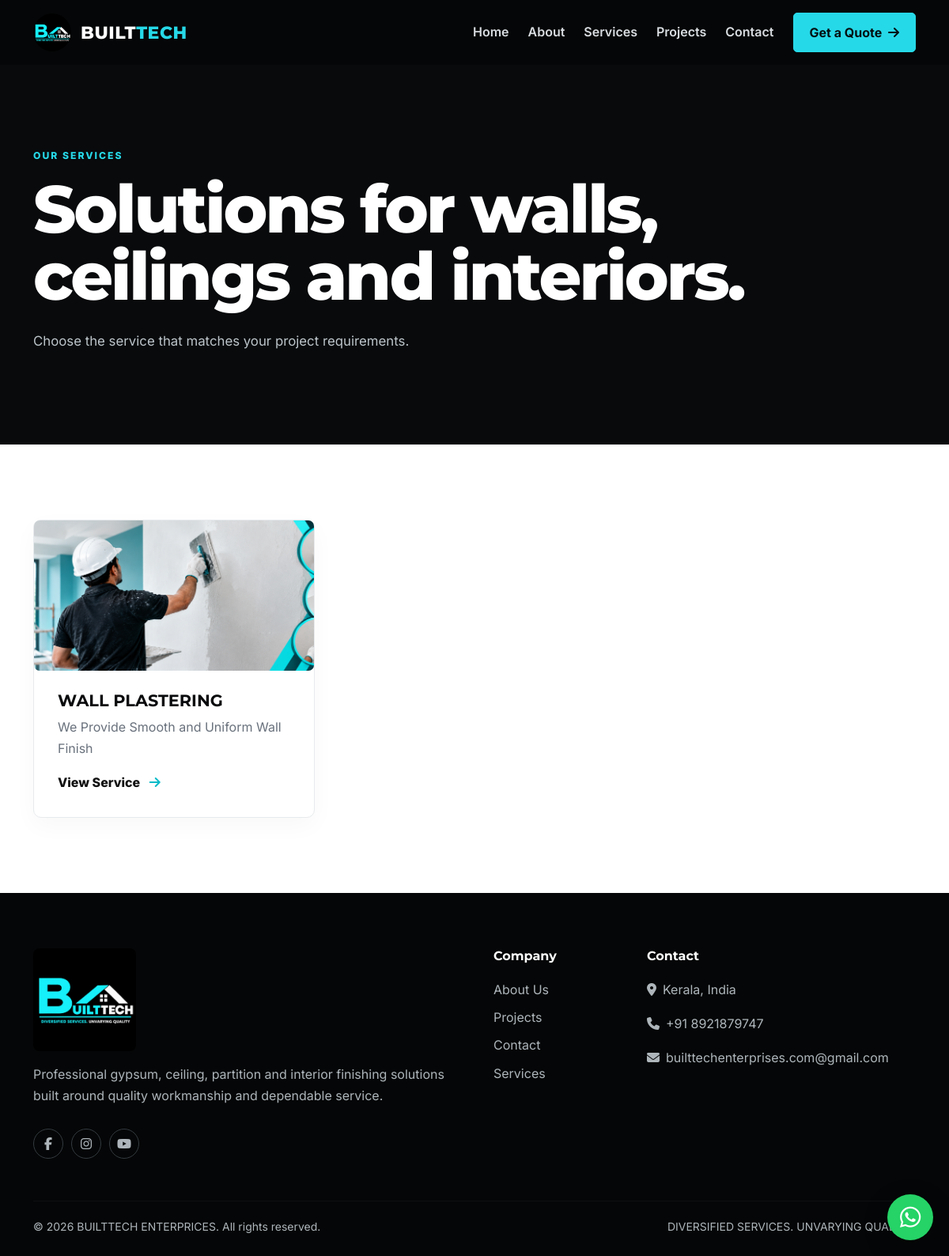
Page /services/ on the committed database.
### website/models.py (models this page shows, shortened)
class Service(models.Model):
    title = models.CharField(max_length=150)
    slug = models.SlugField(unique=True, blank=True)
    short_description = models.CharField(max_length=250)
    description = models.TextField()
    image = models.ImageField(upload_to="services/", blank=True, null=True)
    icon = models.CharField(max_length=50, default="fa-layer-group", help_text="Font Awesome icon class")
    featured = models.BooleanField(default=True)
    order = models.PositiveIntegerField(default=0)
    class Meta:
        ordering = ["order", "title"]
    def get_absolute_url(self):
        return reverse("service_detail", kwargs={"slug": self.slug})

### website/views.py (the view)
# urls.py: path("services/", views.services, name="services"),
def services(request):
    return render(request, "website/services.html", {"services": Service.objects.all()})

### website/context_processors.py (called while the page is built)
def company_info(request):
    return {
        "company_name": getattr(settings, "COMPANY_NAME", "BUILTTECH ENTERPRICES"),
        "company_phone": getattr(settings, "COMPANY_PHONE", "+91 8921879747"),
        "company_email": getattr(settings, "COMPANY_EMAIL", "builttechenterprises.com@gmail.com"),
        "company_whatsapp": getattr(settings, "COMPANY_WHATSAPP", "+91 8921879747"),
        "company_address": getattr(settings, "COMPANY_ADDRESS", "Kerala, India"),
    }

### website/templates/website/services.html (shortened to what this page needs)
{% extends "website/base.html" %}
{% block content %}
<section class="page-hero"><div class="container"><span class="eyebrow">OUR SERVICES</span><h1>Solutions for walls,<br>ceilings and interiors.</h1><p>Choose the service that matches your project requirements.</p></div></section>
<section class="section-padding"><div class="container"><div class="row g-4">
{% for service in services %}
<div class="col-md-6 col-lg-4"><div class="service-card h-100">{% if service.image %}<img src="{{ service.image.url }}" alt="{{ service.title }}">{% else %}<div class="service-icon"><i class="fa-solid {{ service.icon }}"></i></div>{% endif %}<h3>{{ service.title }}</h3><p>{{ service.short_description }}</p><a href="{{ service.get_absolute_url }}">View Service <i class="fa-solid fa-arrow-right"></i></a></div></div>
{% empty %}<div class="col-12"><div class="empty-state">No services added yet. Log in to /admin/ and add your services.</div></div>{% endfor %}
</div></div></section>
{% endblock %}

### website/static/website/css/style.css (style rules this page uses)
:root { --aqua:#26d9e8;--aqua-dark:#0bbbc9;--ink:#090a0c;--muted:#69717c;--light:#f5f7f8;--white:#fff; }
* { box-sizing:border-box }
body { margin:0;font-family:Inter,sans-serif;color:var(--ink);background:#fff;line-height:1.7 }
.eyebrow { display:inline-block;font-size:.76rem;letter-spacing:2px;font-weight:800;color:var(--aqua);margin-bottom:14px }
.hero h1,.page-hero h1 { font:800 clamp(3rem,7vw,5.8rem)/1.02 Montserrat,sans-serif;letter-spacing:-3px;margin:0 0 24px }
.section-padding { padding:95px 0 }
.service-card { background:#fff;border:1px solid #e7eaed;border-radius:10px;padding:30px;transition:.25s;height:100%;box-shadow:0 10px 30px #0a101208 }
.service-card img { width:100%;height:190px;object-fit:cover;border-radius:7px;margin:-30px -30px 25px;width:calc(100% + 60px) }
.service-card h3 { font:700 1.3rem Montserrat }
.service-card p { color:var(--muted) }
.service-card a { color:#111;text-decoration:none;font-weight:800 }
.service-card a i { color:var(--aqua-dark);margin-left:8px }
.page-hero { padding:100px 0;background:#080a0c;color:#fff }
.page-hero p { color:#bdc5ca;font-size:1.05rem }

### rows in the picture
Service: image (picture), title "WALL PLASTERING", short_description "We Provide Smooth and Uniform Wall Finish"

### other values in the picture
{{ company_address }} "Kerala, India"
{{ company_phone }} "+91 8921879747"
{{ company_email }} "builttechenterprises.com@gmail.com"
{{ company_name }} "BUILTTECH ENTERPRICES"
